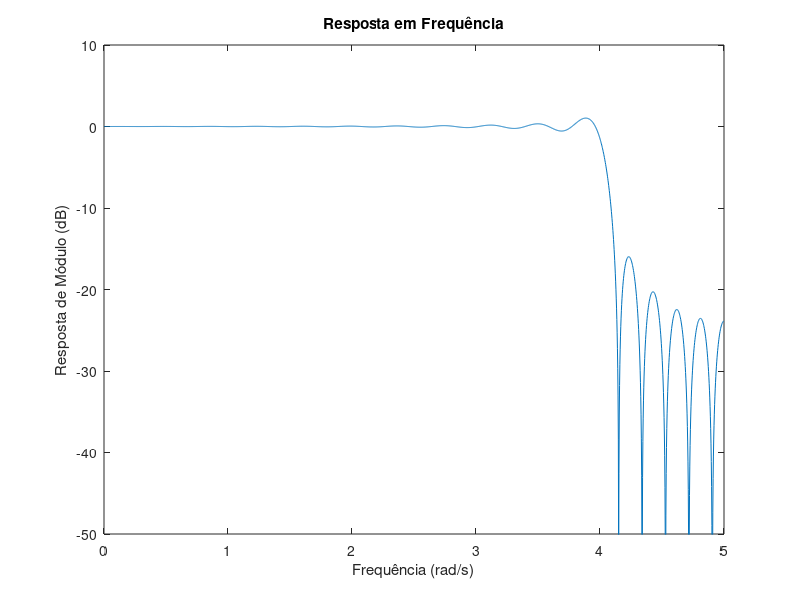

MATLAB code for this plot:
clear all
M = 52;
N = M+1;
Omega_p = 4;
Omega_r = 4.2;
Omega_s = 10;
kp = floor(N*Omega_p/Omega_s);
kr = floor(N*Omega_r/Omega_s);
A = [ones(1,kp+1) zeros(1,M/2-kr+1)];
if (kr-kp)>1
kp=kr-1;
end
k = 1:M/2;
for n=0:M,
h(n+1) = A(1) + 2*sum((-1).^k.*A(k+1).*cos(pi.*k*(1+2*n)/N));
end;
h = h./N;
[H,w]=freqz(h,1,2048,Omega_s);
figure(1)
plot(w,20*log10(abs(H)))
axis([0 5 -50 10])
ylabel('Resposta de Módulo (dB)');
xlabel('Frequência (rad/s)');
title('Resposta em Frequência');
